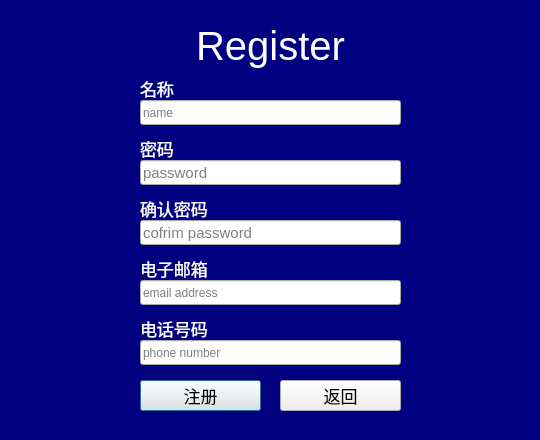
<?xml version="1.0" encoding="UTF-8"?>
<ui version="4.0">
 <class>registerDialog</class>
 <widget class="QDialog" name="registerDialog">
  <property name="geometry">
   <rect>
    <x>0</x>
    <y>0</y>
    <width>540</width>
    <height>440</height>
   </rect>
  </property>
  <property name="minimumSize">
   <size>
    <width>540</width>
    <height>440</height>
   </size>
  </property>
  <property name="maximumSize">
   <size>
    <width>540</width>
    <height>440</height>
   </size>
  </property>
  <property name="windowTitle">
   <string>register</string>
  </property>
  <property name="styleSheet">
   <string notr="true">QLabel {
	font: 9pt &quot;幼圆&quot;;
	font-size:17px;
	color:black;
}

QPushButton {
	font: 9pt &quot;黑体&quot;;
	font-size:17px;
	color:black;
}
QDialog {
	background-color:navy;
}
QLabel {
	color:white;
}</string>
  </property>
  <widget class="QLabel" name="label_1">
   <property name="geometry">
    <rect>
     <x>140</x>
     <y>78</y>
     <width>72</width>
     <height>20</height>
    </rect>
   </property>
   <property name="text">
    <string>名称</string>
   </property>
  </widget>
  <widget class="QLabel" name="label_2">
   <property name="geometry">
    <rect>
     <x>140</x>
     <y>138</y>
     <width>111</width>
     <height>20</height>
    </rect>
   </property>
   <property name="text">
    <string>密码</string>
   </property>
  </widget>
  <widget class="QLabel" name="label_3">
   <property name="geometry">
    <rect>
     <x>140</x>
     <y>198</y>
     <width>161</width>
     <height>20</height>
    </rect>
   </property>
   <property name="text">
    <string>确认密码</string>
   </property>
  </widget>
  <widget class="QLabel" name="label_4">
   <property name="geometry">
    <rect>
     <x>140</x>
     <y>258</y>
     <width>91</width>
     <height>20</height>
    </rect>
   </property>
   <property name="text">
    <string>电子邮箱</string>
   </property>
  </widget>
  <widget class="QLabel" name="label_5">
   <property name="geometry">
    <rect>
     <x>140</x>
     <y>318</y>
     <width>91</width>
     <height>20</height>
    </rect>
   </property>
   <property name="text">
    <string>电话号码</string>
   </property>
  </widget>
  <widget class="QPushButton" name="registerButton">
   <property name="geometry">
    <rect>
     <x>140</x>
     <y>380</y>
     <width>121</width>
     <height>31</height>
    </rect>
   </property>
   <property name="text">
    <string>注册</string>
   </property>
  </widget>
  <widget class="QPushButton" name="backButton">
   <property name="geometry">
    <rect>
     <x>280</x>
     <y>380</y>
     <width>121</width>
     <height>31</height>
    </rect>
   </property>
   <property name="text">
    <string>返回</string>
   </property>
  </widget>
  <widget class="QLineEdit" name="lineEdit_1">
   <property name="geometry">
    <rect>
     <x>140</x>
     <y>100</y>
     <width>261</width>
     <height>25</height>
    </rect>
   </property>
   <property name="placeholderText">
    <string>name</string>
   </property>
  </widget>
  <widget class="QLineEdit" name="lineEdit_2">
   <property name="geometry">
    <rect>
     <x>140</x>
     <y>160</y>
     <width>261</width>
     <height>25</height>
    </rect>
   </property>
   <property name="styleSheet">
    <string notr="true">font-size:15px;</string>
   </property>
   <property name="echoMode">
    <enum>QLineEdit::Password</enum>
   </property>
   <property name="placeholderText">
    <string>password</string>
   </property>
  </widget>
  <widget class="QLineEdit" name="lineEdit_3">
   <property name="geometry">
    <rect>
     <x>140</x>
     <y>220</y>
     <width>261</width>
     <height>25</height>
    </rect>
   </property>
   <property name="styleSheet">
    <string notr="true">font-size:15px;</string>
   </property>
   <property name="echoMode">
    <enum>QLineEdit::Password</enum>
   </property>
   <property name="placeholderText">
    <string>cofrim password</string>
   </property>
  </widget>
  <widget class="QLineEdit" name="lineEdit_4">
   <property name="geometry">
    <rect>
     <x>140</x>
     <y>280</y>
     <width>261</width>
     <height>25</height>
    </rect>
   </property>
   <property name="placeholderText">
    <string>email address</string>
   </property>
  </widget>
  <widget class="QLineEdit" name="lineEdit_5">
   <property name="geometry">
    <rect>
     <x>140</x>
     <y>340</y>
     <width>261</width>
     <height>25</height>
    </rect>
   </property>
   <property name="placeholderText">
    <string>phone number</string>
   </property>
  </widget>
  <widget class="QLabel" name="label">
   <property name="geometry">
    <rect>
     <x>190</x>
     <y>20</y>
     <width>161</width>
     <height>51</height>
    </rect>
   </property>
   <property name="styleSheet">
    <string notr="true">font: 9pt &quot;Bauhaus 93&quot;;
font-size:40px;</string>
   </property>
   <property name="text">
    <string>Register</string>
   </property>
   <property name="alignment">
    <set>Qt::AlignCenter</set>
   </property>
  </widget>
 </widget>
 <resources/>
 <connections>
  <connection>
   <sender>backButton</sender>
   <signal>clicked()</signal>
   <receiver>registerDialog</receiver>
   <slot>close()</slot>
   <hints>
    <hint type="sourcelabel">
     <x>259</x>
     <y>263</y>
    </hint>
    <hint type="destinationlabel">
     <x>513</x>
     <y>265</y>
    </hint>
   </hints>
  </connection>
 </connections>
</ui>
